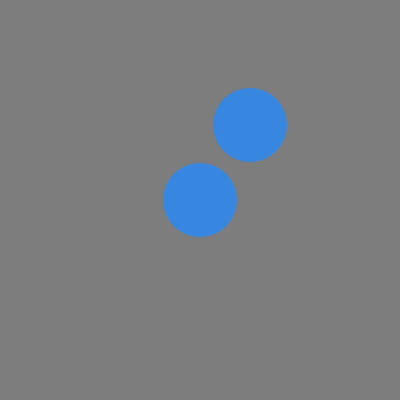
Frame 1 (no input)
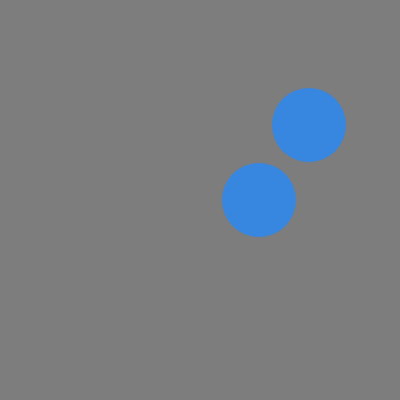
Frame 60 (no input)
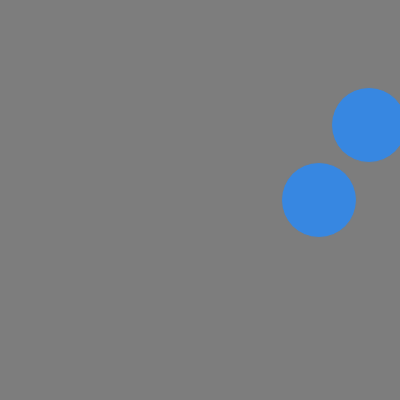
Frame 120 (the mouse pressed at the canvas centre since frame 60)

The p5.js sketch that drew these frames (run headless with seeded random() and noise() and a simulated clock; from frame 60 on, the mouse is pressed at the canvas centre):

// p5.js sketch
// ── sketch.js
/* 
Example that moves drawn ellipses across the canvas/window using variables in the draw() loop.
Created by Dawn C. Hayes March 2017. 
By Abul Kalam
*/

var circX; // we use variable to hold a place
circX = 200; // than we used that variable circX to assign a value to make things easier for our code to run
var circY;  // we used new variable cricY to hold the place.
circY = 200; // than we assigned it a value to hold the place.
var circStroke = 125; // this line we just used a varible holder and assigned it a value at once.
var circR = 55; // we have used our variable circR and assigned it a value.
var circG = 135; // we used our global variable to assign the variable and a value.
var circB = 225; // we used our global variable to assign the variable and a value.
var circSize = 75;// we assigned our variable to a assigned value.
canvBG = 125, 55, 255; // we assigned our variable to  three different values

function setup() {  // we started with our function with function setup which follows the code order.
	createCanvas(400, 400); // the canvas function tells us how big is the canvas.
}


function draw() { // after the setup function we start the draw function and it is going to execute our code. Curly bracket defines as the code running within it.
	background(canvBG); // background function tells us about the background color
	stroke(circStroke); // stroke function tells us about where it wants its varible to use strokes for it's background
	fill(circR, circG, circB);  // fill functions fills the colors for its shapes.
	stroke(circStroke);  // and in this case the stroke function does the stoke after the fill function.
	ellipse(circX, circY, circSize, circSize); // ellipse function draws the ellipse on different coordinates based on the variables. 
	ellipse(circX + 50, circY - 75, circSize, circSize); // the second ellipse function draws the ellipse based on the coordinates.
	fill(circR, circG, circB, 135); // fill into the varibles with thier value. 
	
	circX = circX + 1; // in the draw() loop, this statement we know will increase the value of circX by 1.
	                  // which will also give us an animation that will show the ellipse at cricX will move and change its postition until the code is complete. It has shown us the increase and the adding and taking different values will change the position of our code. 


}
